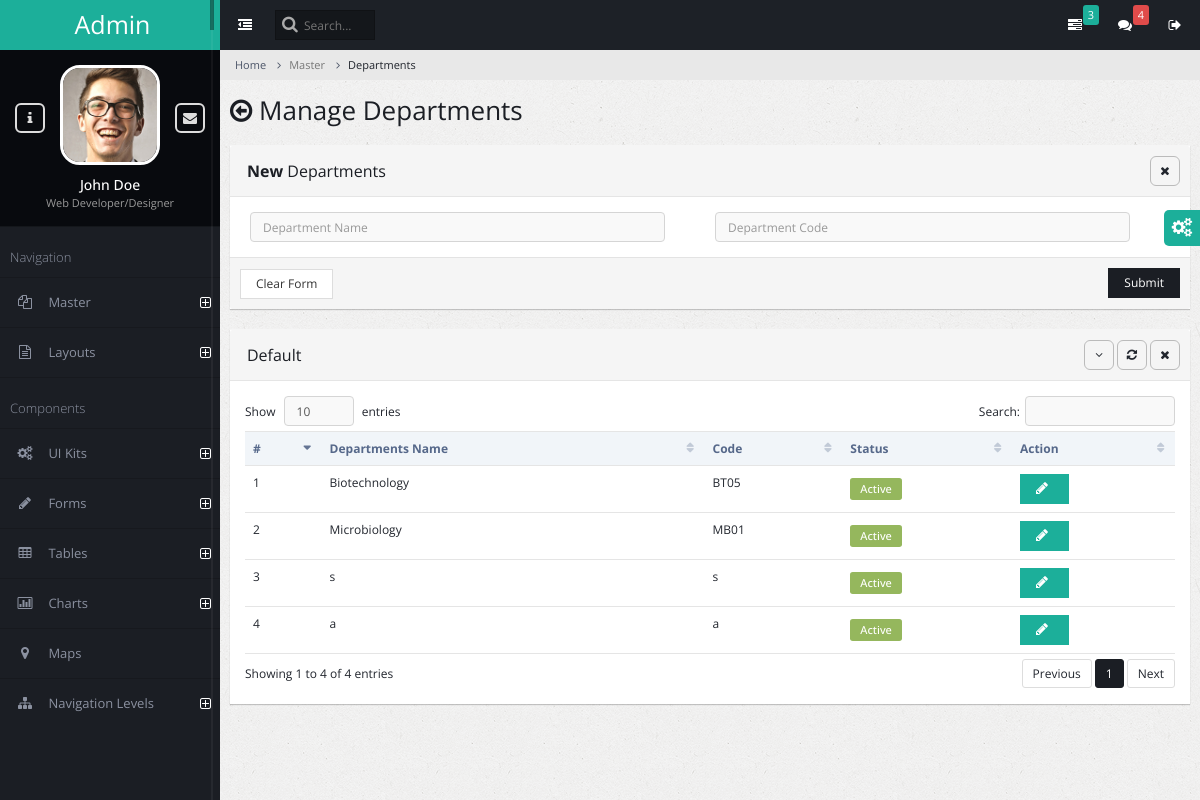
Screenshot of /departments/ with the database file from the repository.
### admin_master/models.py (models this page shows)
class AcademicDepartment(models.Model):
    department_name = models.CharField(max_length=100)
    department_code = models.CharField(max_length=10)
    is_active = models.BooleanField(default=True)

### admin_master/views.py (the view, shortened to what this page needs)
# urls.py: path('departments/', views.department_manage,name="department"),
def department_manage(request):
    success_message=None
    error_message = None
    academic_department = AcademicDepartment.objects.all()
    context = {
        'errormessage': error_message,
        'successmessage': success_message,
        'academic_department': academic_department,
    }
    return render(request, 'department_manage.html',context)

### admin_master/templates/department_manage.html (shortened to what this page needs)
{% extends 'admin_base.html' %}
{% block content %}
<ul class="breadcrumb">
    <li><a href="#">Home</a></li>
    <li class="active">Master</li>
    <li class="active">Departments</li>
</ul>
<div class="page-title">
    <h2><span class="fa fa-arrow-circle-o-left"></span> Manage Departments</h2>
</div>
<div class="page-content-wrap">
    <div class="row">
        <div class="col-md-12">
            <form class="form-horizontal" method="post" enctype="multipart/form-data">
            <div class="panel panel-default">
                <div class="panel-heading">
                    <h3 class="panel-title"><strong>New </strong> Departments</h3>
                    <ul class="panel-controls">
                        <li><a href="#" class="panel-remove"><span class="fa fa-times"></span></a></li>
                    </ul>
                </div>
                <div class="panel-body">
                    <div class="row">
                        <div class="col-md-6">
                            <div class="form-group">
                                <div class="col-md-11 col-xs-12">
                                    <input type="text" required autofocus name='department_name' class="form-control" placeholder="Department Name"/>
                                </div>
                            </div>
                        </div>
                        <div class="col-md-6">
                            <div class="form-group">
                                <div class="col-md-11 col-xs-12">
                                    <input type="text" required name="department_code" class="form-control" placeholder="Department Code"/>
                                </div>
                            </div>
                        </div>
                    </div>
                </div>
                <div class="panel-footer">
                    <input type="reset" value="Clear Form" class="btn btn-default">
                    <button class="btn btn-primary pull-right">Submit</button>
                </div>
            </div>
            </form>
            <div class="panel panel-default">
                <div class="panel-heading">
                    <h3 class="panel-title">Default</h3>
                    <ul class="panel-controls">
                        <li><a href="#" class="panel-collapse"><span class="fa fa-angle-down"></span></a></li>
                        <li><a href="#" class="panel-refresh"><span class="fa fa-refresh"></span></a></li>
                        <li><a href="#" class="panel-remove"><span class="fa fa-times"></span></a></li>
                    </ul>
                </div>
                <div class="panel-body">
                    <table class="table datatable">
                        <thead>
                            <tr>
                                <th>#</th>
                                <th>Departments Name</th>
                                <th>Code</th>
                                <th>Status</th>
                                <th>Action</th>
                            </tr>
                        </thead>
                        <tbody>
                            {% for department in academic_department %}
                            <tr id="{{department.id}}">
                                <td>{{ forloop.counter }}</td>
                                <td>{{ department.department_name }}</td>
                                <td>{{ department.department_code }}</td>
                                <td>
                                    {% if department.is_active %}
                                    <span class="label label-success label-form">Active</span>
                                    {% else %}
                                    <span class="label label-danger label-form">Deactive</span>
                                    {% endif %}
                                </td>
                                <td>
                                    <button class="btn btn-info" onclick="edit_pop_department({{department.id}})">
                                        <span id ="spinner{{department.id}}" class="fa fa-pencil"></span>
                                    </button>
                                </td>
                            </tr>
                        {% endfor %}
                        </tbody>
                    </table>
                </div>
            </div>
        </div>
    </div>
</div>
{% endblock %}

### rows the page displays
AcademicDepartment: department_name "Biotechnology", department_code "BT05", is_active "Active"
AcademicDepartment: department_name "Microbiology", department_code "MB01", is_active "Active"
AcademicDepartment: department_name "s", department_code "s", is_active "Active"
AcademicDepartment: department_name "a", department_code "a", is_active "Active"
